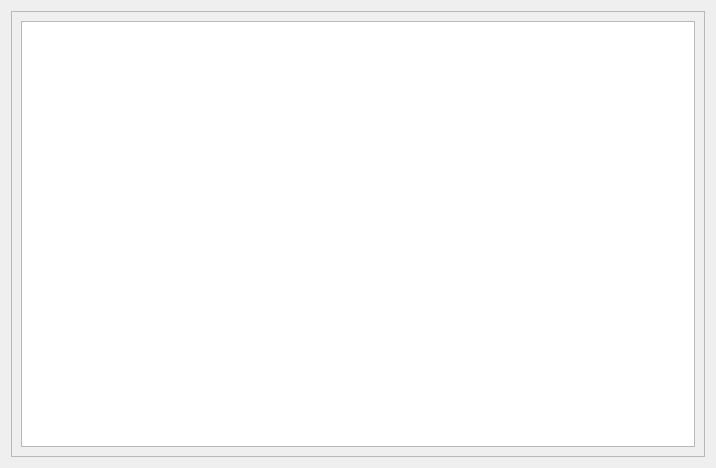
<?xml version="1.0" encoding="UTF-8"?>
<ui version="4.0">
 <class>ConfigDataWriteForm</class>
 <widget class="QWidget" name="ConfigDataWriteForm">
  <property name="geometry">
   <rect>
    <x>0</x>
    <y>0</y>
    <width>716</width>
    <height>468</height>
   </rect>
  </property>
  <property name="windowTitle">
   <string>Form</string>
  </property>
  <layout class="QVBoxLayout" name="verticalLayout_2">
   <item>
    <widget class="QScrollArea" name="scrollArea">
     <property name="widgetResizable">
      <bool>true</bool>
     </property>
     <widget class="QWidget" name="scrollAreaWidgetContents">
      <property name="geometry">
       <rect>
        <x>0</x>
        <y>0</y>
        <width>692</width>
        <height>444</height>
       </rect>
      </property>
      <layout class="QVBoxLayout" name="verticalLayout">
       <item>
        <widget class="QTableWidget" name="tableWidget_Write"/>
       </item>
      </layout>
     </widget>
    </widget>
   </item>
  </layout>
 </widget>
 <resources/>
 <connections/>
</ui>
